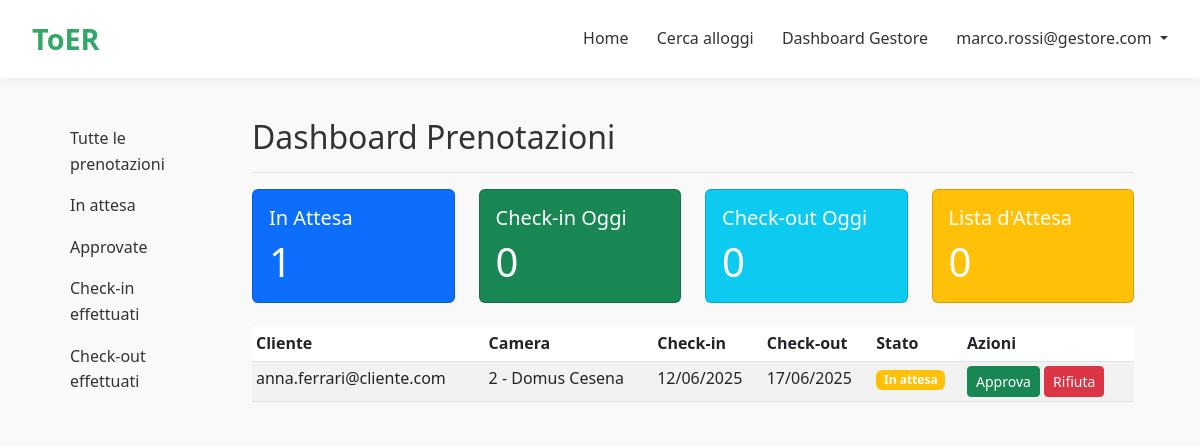
The page /prenotazioni/dashboard/prenotazioni/gestore/?status=pending (signed in) on the database its author committed.
### account/models.py (models this page shows, shortened)
class User(AbstractUser):
    class UserType(models.TextChoices):
        ADMIN = 'ADMIN', _('Admin')
        GESTORE = 'GESTORE', _('Gestore')
        CLIENTE = 'CLIENTE', _('Cliente')
    username = None
    first_name = None
    last_name = None
    email = models.EmailField(_('email address'), unique=True)
    user_type = models.CharField(
        max_length=10,
        choices=UserType.choices,
        default=UserType.CLIENTE,
        help_text=_('Specifica se l\'utente è un gestore o un cliente'),
    )
    nome = models.CharField(max_length=100, blank=True)
    cognome = models.CharField(max_length=100, blank=True)
    telefono = models.CharField(max_length=20, blank=True)
    USERNAME_FIELD = 'email'
    REQUIRED_FIELDS = []
    objects = UserManager()
    def is_gestore(self):
        return self.user_type == self.UserType.GESTORE

class Camera(models.Model):
    struttura = models.ForeignKey(Struttura, on_delete=models.CASCADE, related_name='camere')
    numero_camera = models.PositiveIntegerField(default=1)
    prezzo_per_notte = models.DecimalField(max_digits=7, decimal_places=2, default=50.00)
    def camera_image_upload_path(instance, filename):
        struttura_nome = instance.struttura.nome.replace(" ", "_")
        camera_nome = f"camera_{instance.numero_camera}"
        return f"strutture/camere/{struttura_nome}/{camera_nome}/{filename}"
    immagine = models.ImageField(upload_to=camera_image_upload_path, blank=True, null=True)
    disponibilita = models.BooleanField(default=True)
    numero_persone = models.PositiveIntegerField()
    descrizione = models.TextField(blank=True)
    bagno_privato = models.BooleanField(default=True)
    aria_condizionata = models.BooleanField(default=False)
    wifi = models.BooleanField(default=True)
    tv = models.BooleanField(default=False)
    balcone = models.BooleanField(default=False)
    vista = models.CharField(max_length=100, blank=True, help_text="Es: mare, montagna, città")
    letto_matrimoniale = models.BooleanField(default=False)
    letti_singoli = models.PositiveIntegerField(default=0)
    accessibile_disabili = models.BooleanField(default=False)

class Struttura(models.Model):
    TIPI_STRUTTURA = [
        ('hotel', 'Hotel'),
        ('b&b', 'Bed & Breakfast'),
        ('casa_vacanze', 'Casa Vacanze'),
        ('ostello', 'Ostello'),
    ]
    gestore = models.ForeignKey(GestoreProfile, on_delete=models.CASCADE, related_name='strutture')
    nome = models.CharField(max_length=200)
    descrizione = models.TextField()
    indirizzo = models.CharField(max_length=250)
    def struttura_image_upload_path(instance, filename):
        struttura_nome = instance.nome.replace(" ", "_")
        return f"strutture/{struttura_nome}/{filename}"
    immagine = models.ImageField(upload_to=struttura_image_upload_path, blank=True, null=True)
    disponibilita = models.BooleanField(default=True)
    tipologia = models.CharField(max_length=30, choices=TIPI_STRUTTURA, default='hotel')
    parcheggio = models.BooleanField(default=False)
    piscina = models.BooleanField(default=False)
    ristorante = models.BooleanField(default=False)
    animali_ammessi = models.BooleanField(default=False)
    citta = models.CharField(max_length=100, blank=True)
    telefono = models.CharField(max_length=20, blank=True)
    numero_camere = models.PositiveIntegerField(default=1)

### prenotazioni/models.py (models this page shows, shortened)
class Booking(models.Model):
    STATUS_CHOICES = [
        ('pending', 'In attesa'),      # Prenotazione creata ma non ancora confermata
        ('approved', 'Approvata'),     # Prenotazione confermata
        ('rejected', 'Rifiutata'),     # Prenotazione rifiutata
        ('checked_in', 'Check-in effettuato'),  # Cliente ha effettuato il check-in
        ('checked_out', 'Check-out effettuato'),  # Cliente ha effettuato il check-out
        ('cancelled', 'Cancellata'),   # Prenotazione cancellata
    ]
    user = models.ForeignKey(settings.AUTH_USER_MODEL, on_delete=models.CASCADE)  # Utente che ha effettuato la prenotazione
    camera = models.ForeignKey(Camera, on_delete=models.CASCADE, null=True, blank=True)  # Camera prenotata
    check_in_date = models.DateField(default=get_default_check_in)  # Data prevista di check-in
    check_out_date = models.DateField(default=get_default_check_out)  # Data prevista di check-out
    num_people = models.IntegerField()  # Numero di persone per cui si prenota
    status = models.CharField(max_length=20, choices=STATUS_CHOICES, default='pending')  # Stato attuale della prenotazione
    notes = models.TextField(blank=True)  # Note aggiuntive sulla prenotazione
    created_at = models.DateTimeField(auto_now_add=True)  # Data e ora di creazione della prenotazione
    actual_check_in = models.DateTimeField(null=True, blank=True)  # Data e ora effettiva del check-in
    actual_check_out = models.DateTimeField(null=True, blank=True)  # Data e ora effettiva del check-out
    class Meta:
        ordering = ['-check_in_date', '-created_at']
        verbose_name = 'Prenotazione'
        verbose_name_plural = 'Prenotazioni'

### prenotazioni/views.py (the view)
# urls.py: path('dashboard/prenotazioni/gestore/', views.prenotazioni_gestore, name='prenotazioni_gestore'),  # Dashboard gestore
@login_required
@user_passes_test(is_manager)
def prenotazioni_gestore(request):
    today = timezone.localtime(timezone.now()).date()
    status = request.GET.get('status')
    prenotazioni = Booking.objects.all().order_by('-check_in_date')
    if status:
        prenotazioni = prenotazioni.filter(status=status)
    stats = {
        'pending': Booking.objects.filter(status='pending').count(),
        'checkin_today': Booking.objects.filter(status='approved', check_in_date=today).count(),
        'checkout_today': Booking.objects.filter(status='checked_in', check_out_date=today).count(),
        'waiting_list': Booking.objects.filter(status='waiting').count(),
    }
    waiting_list = Booking.objects.filter(status='waiting').order_by('created_at')
    context = {
        'prenotazioni': prenotazioni,
        'stats': stats,
        'waiting_list': waiting_list,
        'status': status,
    }
    return render(request, 'prenotazioni/prenotazioni_gestore.html', context)

### prenotazioni/views.py (called while the page is built)
def is_manager(user):
    return user.is_gestore()

### prenotazioni/templates/prenotazioni/prenotazioni_gestore.html (shortened to what this page needs)
{% extends 'home.html' %}
{% load static %}
{% block content %}
<div class="container-fluid">
    <div class="row">
        <div class="col-md-3 col-lg-2 d-md-block bg-light sidebar collapse">
            <div class="position-sticky pt-3">
                <ul class="nav flex-column">
                    <li class="nav-item">
                        <a class="nav-link {% if not status %}active{% endif %}" href="{% url 'prenotazioni:prenotazioni_gestore' %}">
                            Tutte le prenotazioni
                        </a>
                    </li>
                    <li class="nav-item">
                        <a class="nav-link {% if status == 'pending' %}active{% endif %}" href="{% url 'prenotazioni:prenotazioni_gestore' %}?status=pending">
                            In attesa
                        </a>
                    </li>
                    <li class="nav-item">
                        <a class="nav-link {% if status == 'approved' %}active{% endif %}" href="{% url 'prenotazioni:prenotazioni_gestore' %}?status=approved">
                            Approvate
                        </a>
                    </li>
                    <li class="nav-item">
                        <a class="nav-link {% if status == 'checked_in' %}active{% endif %}" href="{% url 'prenotazioni:prenotazioni_gestore' %}?status=checked_in">
                            Check-in effettuati
                        </a>
                    </li>
                    <li class="nav-item">
                        <a class="nav-link {% if status == 'checked_out' %}active{% endif %}" href="{% url 'prenotazioni:prenotazioni_gestore' %}?status=checked_out">
                            Check-out effettuati
                        </a>
                    </li>
                </ul>
            </div>
        </div>
        <div class="col-md-9 ms-sm-auto col-lg-10 px-md-4">
            <div class="d-flex justify-content-between flex-wrap flex-md-nowrap align-items-center pt-3 pb-2 mb-3 border-bottom">
                <h1 class="h2">Dashboard Prenotazioni</h1>
            </div>
            <div class="row mb-4">
                <div class="col-md-3">
                    <div class="card text-white bg-primary">
                        <div class="card-body">
                            <h5 class="card-title">In Attesa</h5>
                            <p class="card-text display-6">{{ stats.pending }}</p>
                        </div>
                    </div>
                </div>
                <div class="col-md-3">
                    <div class="card text-white bg-success">
                        <div class="card-body">
                            <h5 class="card-title">Check-in Oggi</h5>
                            <p class="card-text display-6">{{ stats.checkin_today }}</p>
                        </div>
                    </div>
                </div>
                <div class="col-md-3">
                    <div class="card text-white bg-info">
                        <div class="card-body">
                            <h5 class="card-title">Check-out Oggi</h5>
                            <p class="card-text display-6">{{ stats.checkout_today }}</p>
                        </div>
                    </div>
                </div>
                <div class="col-md-3">
                    <div class="card text-white bg-warning">
                        <div class="card-body">
                            <h5 class="card-title">Lista d'Attesa</h5>
                            <p class="card-text display-6">{{ stats.waiting_list }}</p>
                        </div>
                    </div>
                </div>
            </div>
            <div class="table-responsive">
                <table class="table table-striped table-sm">
                    <thead>
                        <tr>
                            <th>Cliente</th>
                            <th>Camera</th>
                            <th>Check-in</th>
                            <th>Check-out</th>
                            <th>Stato</th>
                            <th>Azioni</th>
                        </tr>
                    </thead>
                    <tbody>
                        {% for prenotazione in prenotazioni %}
                        <tr>
                            <td>{{ prenotazione.user.email }}</td>
                            <td>{{ prenotazione.camera.numero_camera }} - {{ prenotazione.camera.struttura.nome }}</td>
                            <td>{{ prenotazione.check_in_date|date:"d/m/Y" }}</td>
                            <td>{{ prenotazione.check_out_date|date:"d/m/Y" }}</td>
                            <td>
                                <span class="badge {% if prenotazione.status == 'pending' %}bg-warning{% elif prenotazione.status == 'approved' %}bg-success{% elif prenotazione.status == 'checked_in' %}bg-info{% elif prenotazione.status == 'checked_out' %}bg-secondary{% elif prenotazione.status == 'cancelled' %}bg-danger{% endif %}">
                                    {{ prenotazione.get_status_display }}
                                </span>
                            </td>
                            <td>
                                {% if prenotazione.status == 'pending' %}
                                <form method="post" action="{% url 'prenotazioni:gestisci_prenotazione' prenotazione.id %}" class="d-inline">
                                    <button type="submit" class="btn btn-success btn-sm">Approva</button>
                                </form>
                                <form method="post" action="{% url 'prenotazioni:gestisci_prenotazione' prenotazione.id %}" class="d-inline">
                                    <button type="submit" class="btn btn-danger btn-sm">Rifiuta</button>
                                </form>
                                {% elif prenotazione.status == 'approved' %}
                                <form method="post" action="{% url 'prenotazioni:gestisci_prenotazione' prenotazione.id %}" class="d-inline">
                                    {% csrf_token %}
                                    <input type="hidden" name="azione" value="check_in">
                                    <button type="submit" class="btn btn-primary btn-sm">Check-in</button>
                                </form>
                                {% elif prenotazione.status == 'checked_in' %}
                                <form method="post" action="{% url 'prenotazioni:gestisci_prenotazione' prenotazione.id %}" class="d-inline">
                                    {% csrf_token %}
                                    <input type="hidden" name="azione" value="check_out">
                                    <button type="submit" class="btn btn-info btn-sm">Check-out</button>
                                </form>
                                {% endif %}
                            </td>
                        </tr>
                        {% endfor %}
                    </tbody>
                </table>
            </div>
        </div>
    </div>
</div>
{% endblock %}

### toER/templates/home.html (shortened to what this page needs)
<!DOCTYPE html>
<html lang="it">
<head>
    <link href="https://cdn.jsdelivr.net/npm/bootstrap@5.3.0-alpha1/dist/css/bootstrap.min.css" rel="stylesheet">
</head>
<body>
    <header>
        <div class="logo">
            <a href="{% url 'home' %}" style="text-decoration: none; color: inherit;">ToER</a>
        </div>
        <nav>
            <a href="{% url 'home' %}">Home</a>
            <a href="{% url 'ricerca:ricerca_strutture' %}">Cerca alloggi</a>
            {% if user.is_authenticated %}
                {% if user.is_gestore %}
                    <a href="{% url 'account:dashboard_gestore' %}">Dashboard Gestore</a>
                {% else %}
                    <a href="{% url 'prenotazioni:lista_prenotazioni' %}">Le mie prenotazioni</a>
                {% endif %}
                <div class="dropdown" style="display: inline-block;">
                    <a href="#" class="dropdown-toggle" id="navbarDropdown" role="button" data-bs-toggle="dropdown" aria-expanded="false">
                        {{ user.email }}
                    </a>
                </div>
            {% else %}
                <a href="{% url 'account:login' %}">Accedi</a>
                <a href="{% url 'account:register' %}" class="btn btn-search">Registrati</a>
            {% endif %}
        </nav>
    </header>
    <div class="container mt-4">
        {% block content %}{% endblock %}
    </div>
</body>
</html>

### toER/templates/home.html (style rules this page uses)
* { margin: 0; padding: 0; box-sizing: border-box; }
body { font-family: "Segoe UI", sans-serif; line-height: 1.6; background: #f9f9f9; color: #333; min-height: 100vh; position: relative; padding-bottom: 60px; }
header { background-color: #ffffff; padding: 1rem 2rem; display: flex; justify-content: space-between; align-items: center; box-shadow: 0 2px 8px rgba(0, 0, 0, 0.05); }
.logo { font-size: 1.8rem; font-weight: bold; color: #32a866; }
nav a { margin-left: 1.5rem; text-decoration: none; color: #333; font-weight: 500; }
.nav-link { color: #333 !important; font-weight: 500; }

### rows shown on the page
User: email "marco.rossi@gestore.com"
Booking: user.email "anna.ferrari@cliente.com", camera.numero_camera "2", camera.struttura.nome "Domus Cesena", check_in_date "12/06/2025", check_out_date "17/06/2025", status "In attesa", shows "Approva"

### other values the page prints
{{ stats.pending }} "1"
{{ stats.checkin_today }} "0"
{{ stats.checkout_today }} "0"
{{ stats.waiting_list }} "0"
